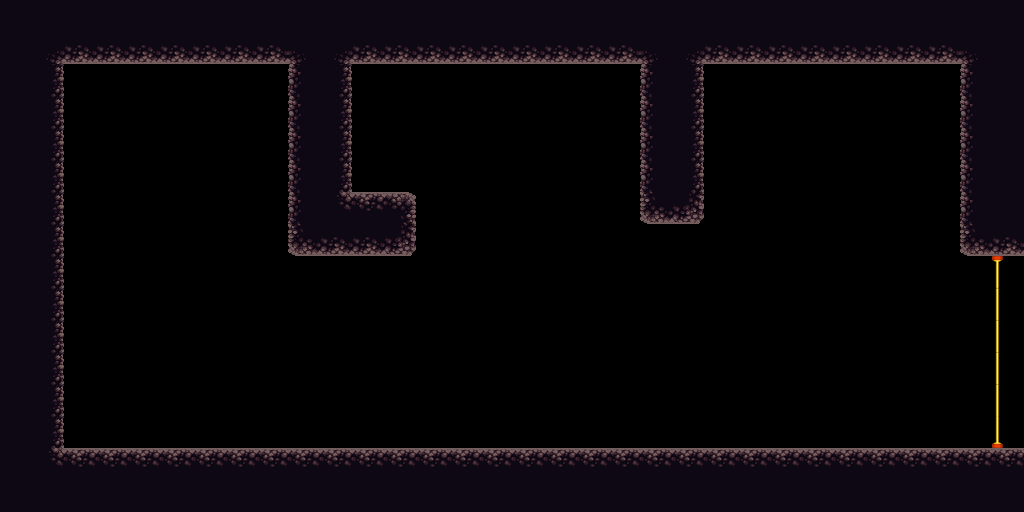

The image is a tile-based game level rendered from a .tmx file. Its description and source (layers, tilesets, objects; grid data summarised) follow:
An orthogonal 32x16 tile map with 32x32 px tiles, 3 tile layers (red, green, blue), 2 tilesets and 3 objects.

<map version="1.0" orientation="orthogonal" renderorder="right-down" width="32" height="16" tilewidth="32" tileheight="32">
 <tileset firstgid="1" name="asd" tilewidth="32" tileheight="32">
  <image source="blox.png" width="64" height="32" />
 </tileset>
 <tileset firstgid="3" name="platformertiles" tilewidth="32" tileheight="32">
  <image source="platformertiles.png" width="256" height="96" />
 </tileset>
 <layer name="red" width="32" height="16">
  <data>[512 cells, 190 non-empty, 11 distinct tile ids]</data>
 </layer>
 <layer name="green" width="32" height="16">
  <data>[512 cells, 6 non-empty, 3 distinct tile ids]</data>
 </layer>
 <layer name="blue" width="32" height="16">
  <data>[512 cells, 0 non-empty, 0 distinct tile ids]</data>
 </layer>
 <objectgroup name="crystals">
  <object x="504" y="142">
   <ellipse />
  </object>
  <object x="831" y="135">
   <ellipse />
  </object>
 </objectgroup>
 <objectgroup name="player">
  <object x="176" y="174">
   <ellipse />
  </object>
 </objectgroup>
</map>
